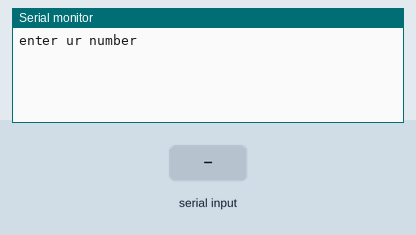
A sketch run on a simulated Arduino Uno, built with avr-gcc and run on an emulated ATmega328P. Shown: the last lines printed to the serial monitor. Inputs (shaded band) come from the test bench.

Above: at 1.2 s.
1.3 s: "90,45\n" received over Serial
At 2.0 s:
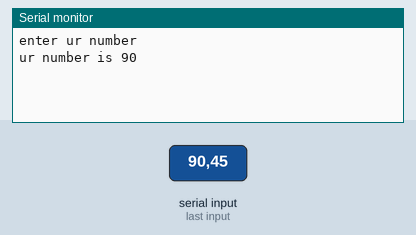
3.8 s: "30,150\n" received over Serial
At 4.6 s:
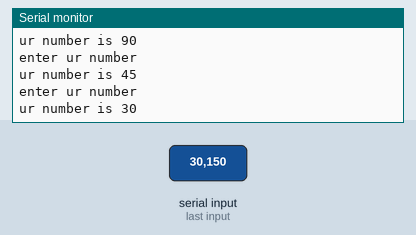
Timing chart, 0 to 6.8 s (numbered marks = the images above; inputs shaded):
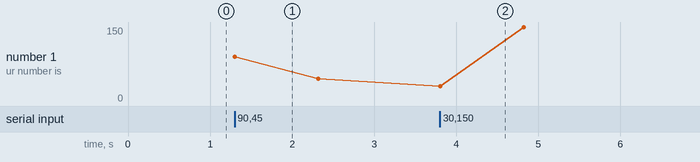

The sketch:

taking_input_serial_monitor.ino
```cpp
int number;
String msg="enter ur number";
void setup() {
  // put your setup code here, to run once:
  Serial.begin(9600);
}

void loop() {
  // put your main code here, to run repeatedly:
  Serial.println(msg);
  while (Serial.available()==0){
    }
    number=Serial.parseInt();
    Serial.print("ur number is ");
    Serial.println( number);
    Serial.println( );
    delay (1000);
}
```

Measured:
- after the input at 1.3 s, the serial monitor: prints a new line at once (image 1)
- after the input at 3.8 s, the serial monitor: prints a new line at once (image 2)
